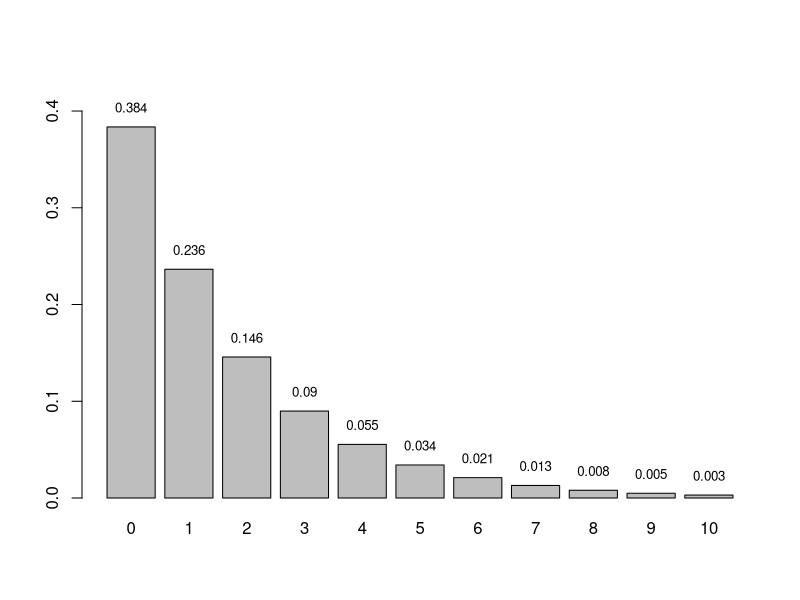

Recreate this plot in R.
# Lesson 29
# Continous Time Markov Chain
# Birth/Death Process

# Forklift problem
lam = 4.5
mu = 7.3
ro = lam/mu
P0 = (1-ro)/(1-ro^28)
pow = seq(1,27)
P = 0
for (i in 1:length(pow)){P[i]=P0*ro^pow[i]}
print(P)
result = data.frame(Xt = 0:27,P = round(c(P0,P),5))
print(result)

bb = barplot(c(P0,P[1:10]),names.arg = 0:10,ylim = c(0,0.43))
text(bb,c(P0,P[1:10])+.02,labels = round(c(P0,P[1:10]),3),cex = 0.8)
